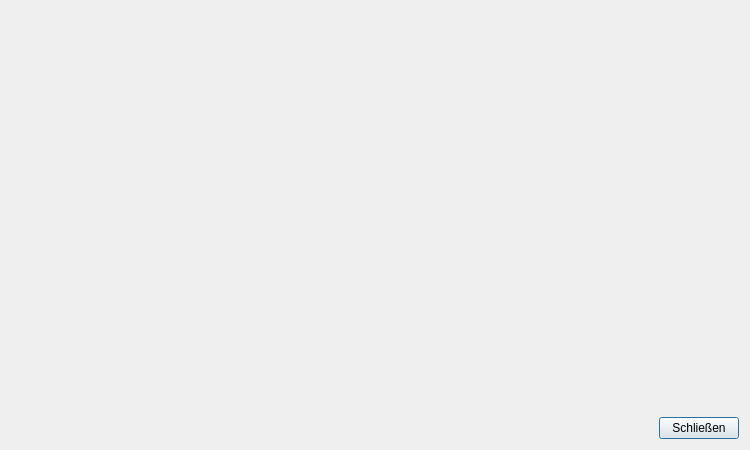
<?xml version="1.0" encoding="UTF-8"?>
<ui version="4.0">
 <class>Dialog</class>
 <widget class="QDialog" name="Dialog">
  <property name="geometry">
   <rect>
    <x>0</x>
    <y>0</y>
    <width>750</width>
    <height>450</height>
   </rect>
  </property>
  <property name="sizePolicy">
   <sizepolicy hsizetype="Expanding" vsizetype="Expanding">
    <horstretch>0</horstretch>
    <verstretch>0</verstretch>
   </sizepolicy>
  </property>
  <property name="windowTitle">
   <string>Plot - Vasriante 2</string>
  </property>
  <layout class="QVBoxLayout" name="verticalLayout_3">
   <item>
    <widget class="QWidget" name="plotWidget" native="true">
     <property name="sizePolicy">
      <sizepolicy hsizetype="Expanding" vsizetype="Expanding">
       <horstretch>0</horstretch>
       <verstretch>0</verstretch>
      </sizepolicy>
     </property>
     <layout class="QGridLayout" name="plotLayout"/>
    </widget>
   </item>
   <item>
    <layout class="QHBoxLayout" name="horizontalLayout">
     <item>
      <layout class="QVBoxLayout" name="verticalLayout_2">
       <item>
        <spacer name="verticalSpacer_2">
         <property name="orientation">
          <enum>Qt::Vertical</enum>
         </property>
         <property name="sizeHint" stdset="0">
          <size>
           <width>20</width>
           <height>40</height>
          </size>
         </property>
        </spacer>
       </item>
       <item>
        <widget class="QWidget" name="toolbarWidget" native="true">
         <property name="sizePolicy">
          <sizepolicy hsizetype="Preferred" vsizetype="Expanding">
           <horstretch>0</horstretch>
           <verstretch>0</verstretch>
          </sizepolicy>
         </property>
         <property name="minimumSize">
          <size>
           <width>600</width>
           <height>30</height>
          </size>
         </property>
         <layout class="QGridLayout" name="gridLayout"/>
        </widget>
       </item>
      </layout>
     </item>
     <item>
      <spacer name="horizontalSpacer">
       <property name="orientation">
        <enum>Qt::Horizontal</enum>
       </property>
       <property name="sizeHint" stdset="0">
        <size>
         <width>40</width>
         <height>20</height>
        </size>
       </property>
      </spacer>
     </item>
     <item>
      <layout class="QVBoxLayout" name="verticalLayout">
       <item>
        <spacer name="verticalSpacer">
         <property name="orientation">
          <enum>Qt::Vertical</enum>
         </property>
         <property name="sizeHint" stdset="0">
          <size>
           <width>20</width>
           <height>40</height>
          </size>
         </property>
        </spacer>
       </item>
       <item>
        <widget class="QPushButton" name="pb_Schliessen">
         <property name="sizePolicy">
          <sizepolicy hsizetype="Minimum" vsizetype="Fixed">
           <horstretch>0</horstretch>
           <verstretch>0</verstretch>
          </sizepolicy>
         </property>
         <property name="text">
          <string>Schließen</string>
         </property>
        </widget>
       </item>
      </layout>
     </item>
    </layout>
   </item>
  </layout>
 </widget>
 <resources/>
 <connections>
  <connection>
   <sender>pb_Schliessen</sender>
   <signal>clicked()</signal>
   <receiver>Dialog</receiver>
   <slot>accept()</slot>
   <hints>
    <hint type="sourcelabel">
     <x>553</x>
     <y>426</y>
    </hint>
    <hint type="destinationlabel">
     <x>725</x>
     <y>468</y>
    </hint>
   </hints>
  </connection>
 </connections>
</ui>
